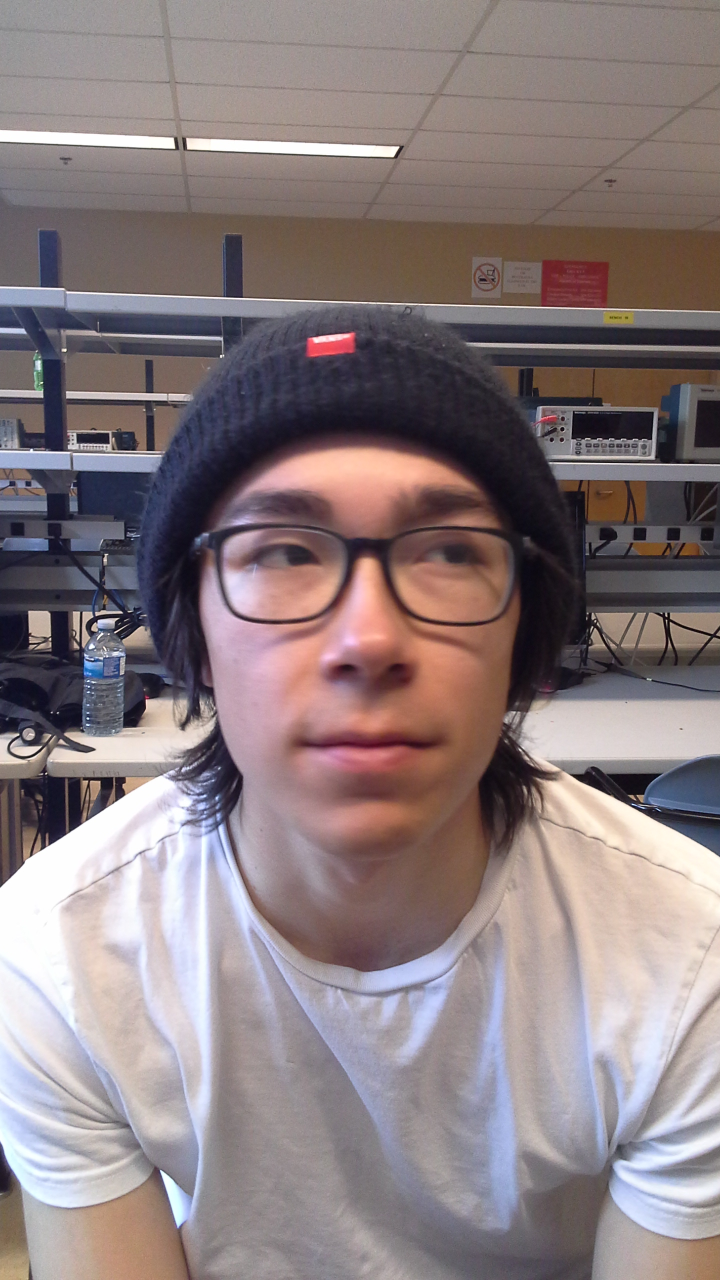
#> input picture bentest/20180403_122741.jpg, 1440 x 2560 px, given in place of the camera (shown at 1/2 size)
$ python create_database.py bentest/20180403_122741.jpg   (Python 2 division)
#> lines starting #> are read from the running program, lines starting #| are printed output that depends on the picture
# create_database.py
import cv2, sys, numpy, os, time
count = 0
size = 4
fn_haar = 'haarcascade_frontalface_default.xml'
fn_dir = 'database'
fn_name = sys.argv[1]   #name of the person
path = os.path.join(fn_dir, fn_name)
if not os.path.isdir(path):
    os.mkdir(path)
(im_width, im_height) = (112, 92)
haar_cascade = cv2.CascadeClassifier(fn_haar)
webcam = cv2.VideoCapture(0)


print "-----------------------Taking pictures----------------------"
print"--------------------Give some expressions---------------------"
# The program loops until it has 20 images of the face.

while count < 45:
    (rval, im) = webcam.read()
#> im is the input picture: shape (2560, 1440, 3); mean B, G, R 126.6, 124.5, 138
    im = cv2.flip(im, 1, 0)
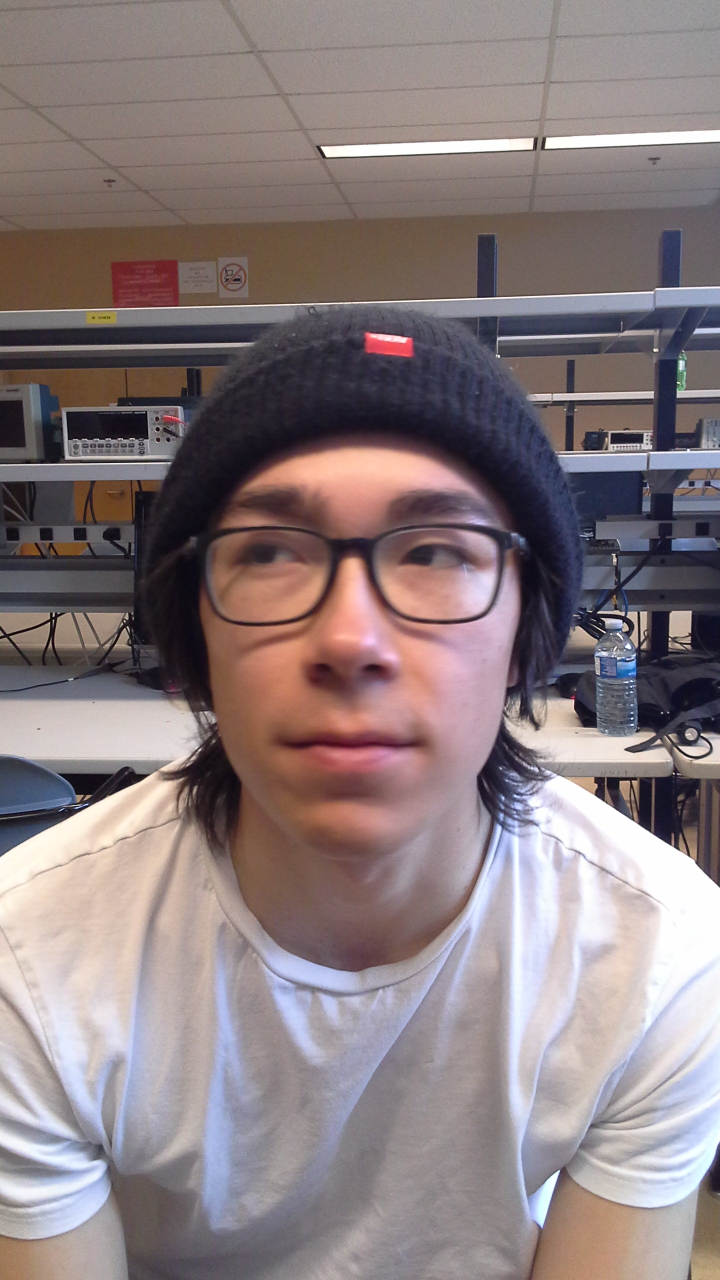
#> im: shape (2560, 1440, 3) (shown at 1/2 size); mean B, G, R 126.6, 124.5, 138
    gray = cv2.cvtColor(im, cv2.COLOR_BGR2GRAY)
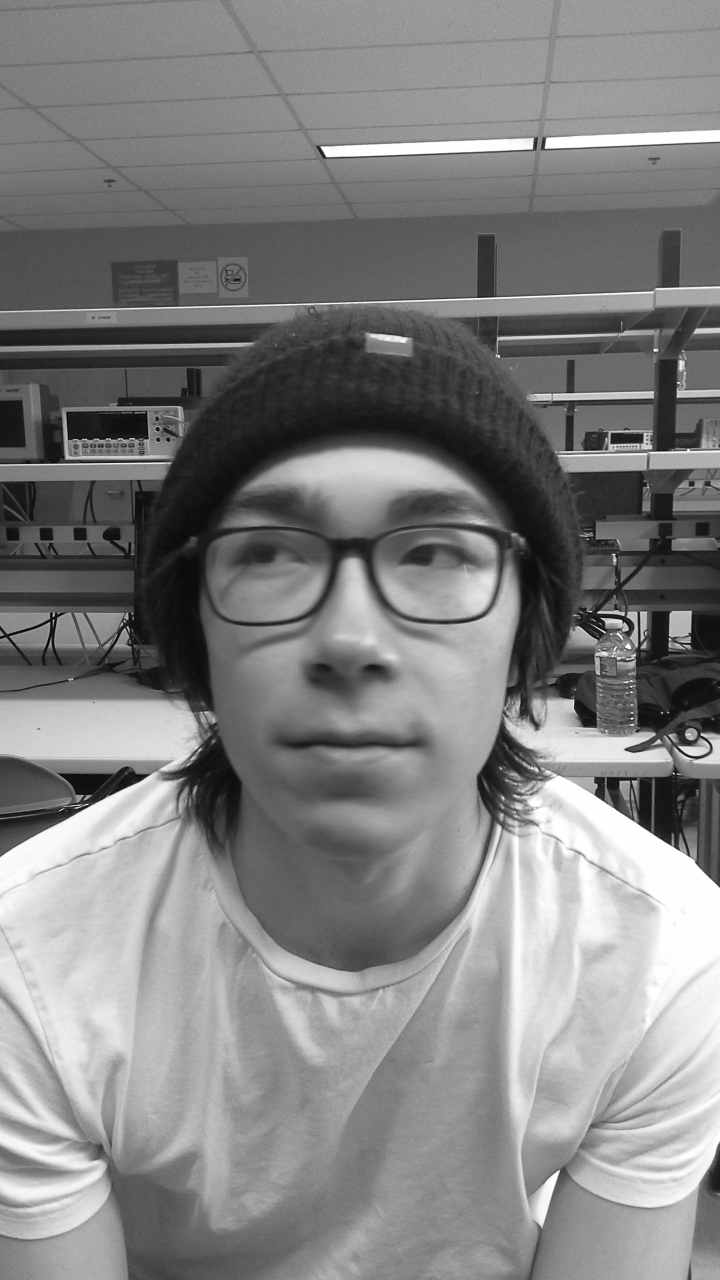
#> gray: shape (2560, 1440) (shown at 1/2 size); min 1, max 255, mean 128.7
    mini = cv2.resize(gray, (gray.shape[1] / size, gray.shape[0] / size))
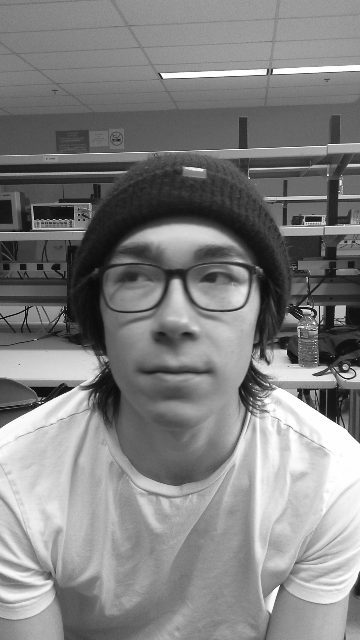
#> mini: shape (640, 360); min 4, max 255, mean 128.9
    faces = haar_cascade.detectMultiScale(mini)
#> faces = [[279, 453, 61, 61], [83, 200, 189, 189]]
    faces = sorted(faces, key=lambda x: x[3])
    if faces:
        face_i = faces[0]
#> face_i = [279, 453, 61, 61]
        (x, y, w, h) = [v * size for v in face_i]
#> x = 1116; y = 1812; w = 244; h = 244
        face = gray[y:y + h, x:x + w]
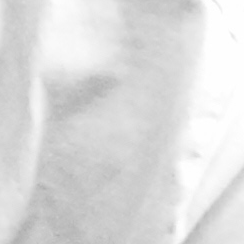
#> face: shape (244, 244); min 173, max 255, mean 220.7
        face_resize = cv2.resize(face, (im_width, im_height))
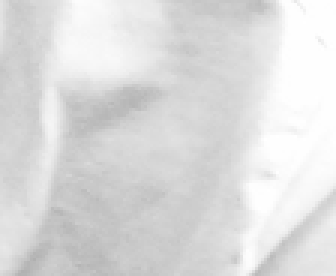
#> face_resize: shape (92, 112) (shown 3 times larger); min 176, max 255, mean 220.6
#> (the run stopped early here; a loop or call above may not have finished)

$ run again, on bentest/20180403_122748.jpg
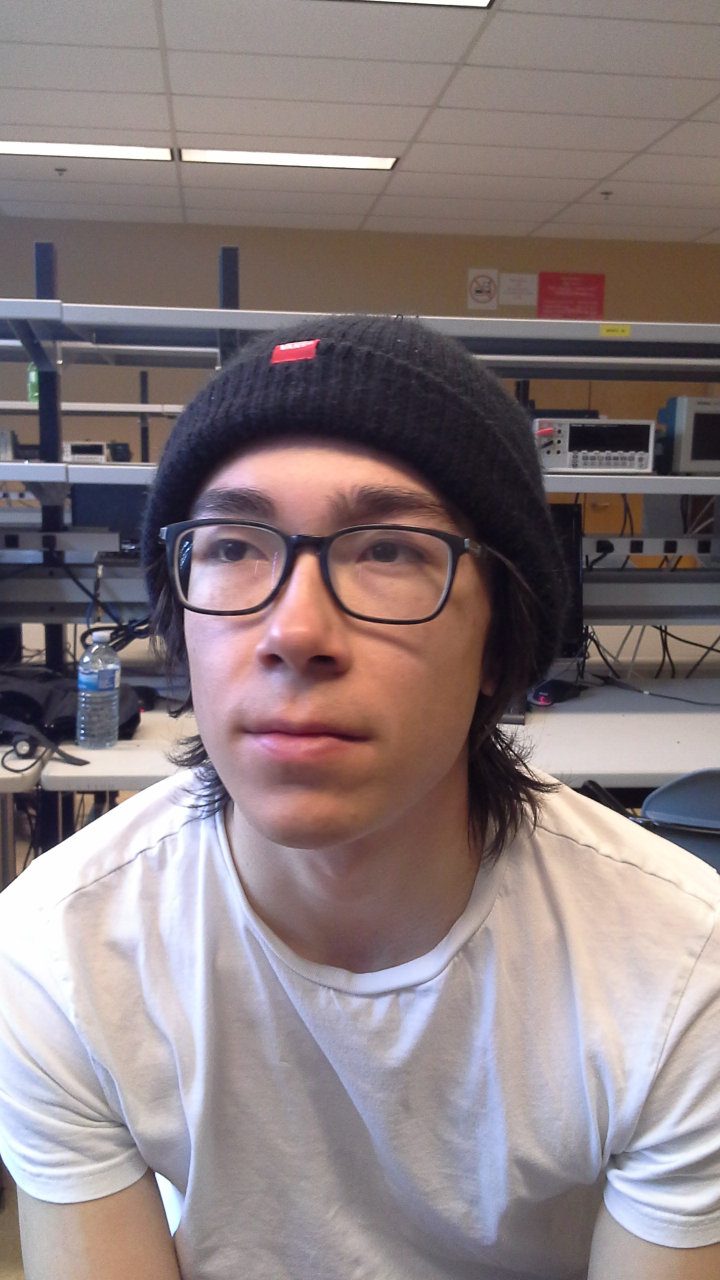
#> input picture bentest/20180403_122748.jpg, 1440 x 2560 px, given in place of the camera (shown at 1/2 size)
#> im is the input picture: shape (2560, 1440, 3); mean B, G, R 126.5, 124.9, 138
#> `mini = cv2.resize(gray, (gray.shape[1] / size, gray.shape[0] / size))`:
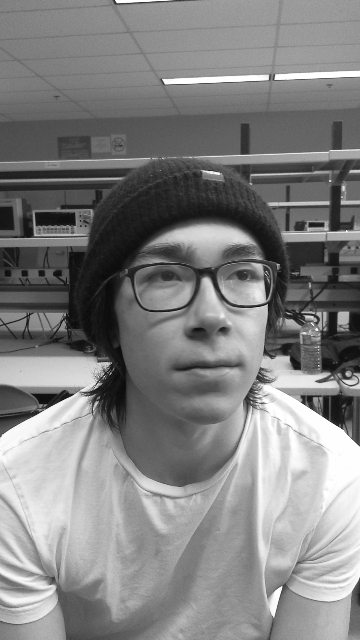
#> mini: shape (640, 360); min 10, max 255, mean 129.2
#> faces = [[114, 202, 179, 179]]
#> face_i = [114, 202, 179, 179]
#> x = 456; y = 808; w = 716
#> `face_resize = cv2.resize(face, (im_width, im_height))`:
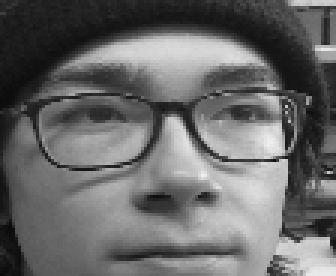
#> face_resize: shape (92, 112) (shown 3 times larger); min 11, max 240, mean 104.6
